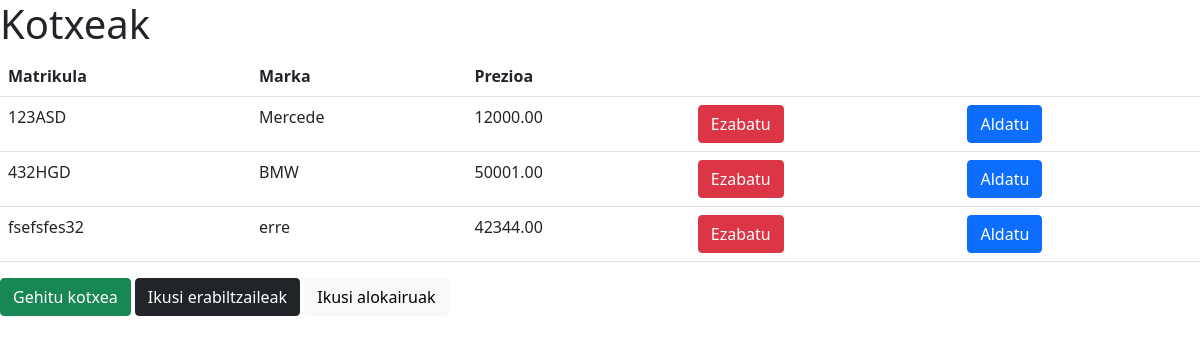
The page / on the database its author committed.
### kotxea/models.py (models this page shows, shortened)
class Kotxea(models.Model):
    matrikula = models.CharField(max_length=50, primary_key=True)
    marka = models.CharField(max_length=100)
    prezioa = models.DecimalField(max_digits=8, decimal_places=2, validators=[
        MinValueValidator(0)])

### kotxea/views.py (the view)
# urls.py: path('', views.index, name='index'),
def index(request):
    kotxeak = Kotxea.objects.all
    return render(request, 'index.html',{'kotxeak':kotxeak})

### kotxea/templates/index.html (shortened to what this page needs)
<!DOCTYPE html>
<html lang="en">
<head>
    <link
      href="https://cdn.jsdelivr.net/npm/bootstrap@5.0.2/dist/css/bootstrap.min.css"
      rel="stylesheet"
    />
</head>
<body>
    <h1>Kotxeak</h1>
    <table class="table">
        <tr>
            <th>Matrikula</th>
            <th>Marka</th>
            <th>Prezioa</th>
            <th></th>
            <th></th>
        </tr>
        {% for kotxe in kotxeak%}
        <tr>
            <td>{{kotxe.matrikula}}</td>
            <td>{{kotxe.marka}}</td>
            <td>{{kotxe.prezioa}}</td>
            <td><a class="btn btn-danger" href="ezabatu/{{kotxe.matrikula}}">Ezabatu</a></td>
            <td><a class="btn btn-primary" href="eguneratu/{{kotxe.matrikula}}">Aldatu</a></td>
        </tr>
        {% endfor%}
    </table>
    <a class="btn btn-success" href="gehitu/">Gehitu kotxea</a>
    <a class="btn btn-dark" href="bezeroak/">Ikusi erabiltzaileak</a>
    <a class="btn btn-light" href="alokairuak/">Ikusi alokairuak</a>
</body>
</html>

### rows shown on the page
Kotxea: matrikula "123ASD", marka "Mercede", prezioa "12000.00"
Kotxea: matrikula "432HGD", marka "BMW", prezioa "50001.00"
Kotxea: matrikula "fsefsfes32", marka "erre", prezioa "42344.00"
